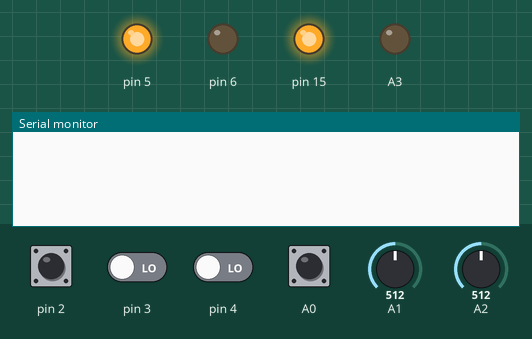
Simulated run of this sketch. Board: Arduino Leonardo, built with avr-gcc and run on an emulated ATmega32U4. Shown: output pins drawn as LEDs (lit = HIGH), the last lines printed to the serial monitor. Inputs (shaded band) come from the test bench; at power-on: A0, pin 2 HIGH, pin 3, pin 4 LOW, A1 = 512, A2 = 512. USB keyboard and mouse output is not drawn.

Above: at 1.2 s.
1.3 s: pin 2 pulled LOW for 0.15 s
At 2.5 s:
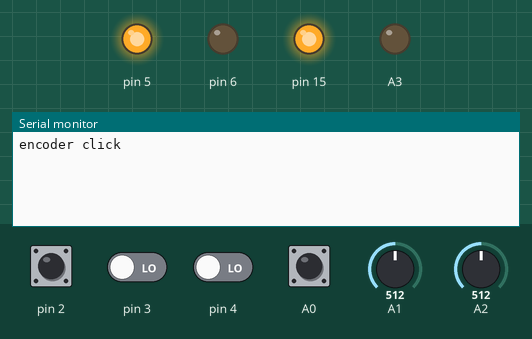
2.9 s: pin 3 driven HIGH
At 3.9 s:
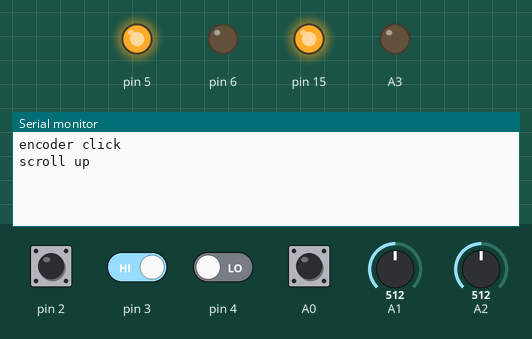
4.4 s: A0 pulled LOW for 0.15 s
At 6.0 s:
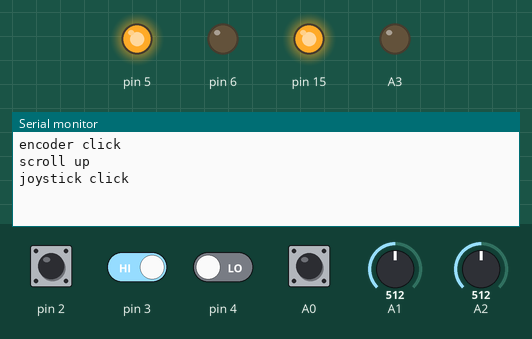

Measured:
- after the input at 1.3 s, the serial monitor: prints a new line at once (image 1)
- after the input at 2.9 s, the serial monitor: prints a new line at once (image 2)
- after the input at 4.4 s, the serial monitor: prints a new line after 0.16 s (image 3)

The sketch:

Space_Mouse.ino
```cpp
#include <Mouse.h>
#include <Keyboard.h>

struct Joystick {
	const uint8_t VCCpin;
	const uint8_t GNDpin;
	const uint8_t Xpin;
	const uint8_t Ypin;
	const uint8_t SWpin;
};

Joystick joy = {15, A3, A2, A1, A0}; // VCC is throwaway, it's connected directly to VCC PIN

const int calibration = 220;	// adjust speed, lower value means faster movement
#define THRESHOLD 5
int yOffset, xOffset;
int yValue, xValue;
bool swState, swStatePrev = HIGH;
bool isPanning = false;

struct Encoder {
	const uint8_t CLK;
	const uint8_t DT;
	const uint8_t SW;
	const uint8_t VCC;
	const uint8_t GND;
};

Encoder enc = {3, 4, 2, 5, 6}; // CLK and SW needs to be on 2 and 3, for attach interrupt

bool currentStateCLK, lastStateCLK;

void encoder_scroll() {
	currentStateCLK = digitalRead(enc.CLK);

	if (currentStateCLK != lastStateCLK  && currentStateCLK == HIGH){
		if (digitalRead(enc.DT) != currentStateCLK) {
			Serial.println("scroll up");
			Mouse.move(0, 0, 1);
		}
		else {
			Serial.println("scroll down");
			Mouse.move(0, 0, -1);
		}
	}

	lastStateCLK = currentStateCLK;
}

void encoder_click() {
	Serial.println("encoder click");
	Mouse.click(MOUSE_MIDDLE);			// double middle click mouse
	Mouse.click(MOUSE_MIDDLE);			// zoom to fit
}

void setup() {
//	Serial.begin(115200);
//	Serial.println();

	// put your setup code here, to run once:
	pinMode(joy.VCCpin, OUTPUT);
	pinMode(joy.GNDpin, OUTPUT);
	digitalWrite(joy.VCCpin, HIGH);
	digitalWrite(joy.GNDpin, LOW);

	pinMode(joy.Xpin, INPUT);
	pinMode(joy.Ypin, INPUT);
	pinMode(joy.SWpin, INPUT_PULLUP);

	pinMode(enc.VCC, OUTPUT);
	pinMode(enc.GND, OUTPUT);
	digitalWrite(enc.VCC, HIGH);
	digitalWrite(enc.GND, LOW);

	pinMode (enc.CLK, INPUT);
	pinMode (enc.DT, INPUT);
	pinMode (enc.SW, INPUT_PULLUP);

	attachInterrupt(digitalPinToInterrupt(enc.CLK), encoder_scroll, CHANGE);
	attachInterrupt(digitalPinToInterrupt(enc.SW), encoder_click, FALLING);

	delay(10);

	yOffset = analogRead(joy.Ypin);		// read center values
	xOffset = analogRead(joy.Xpin);

	Mouse.begin();
	Keyboard.begin();
}

void loop() {
	// put your main code here, to run repeatedly:
	yValue = analogRead(joy.Ypin) - yOffset;
	xValue = analogRead(joy.Xpin) - xOffset;

//	Serial.println(digitalRead(joy.SWpin));
//	Serial.print(xValue);
//	Serial.print(",");
//	Serial.println(yValue);

	swState = digitalRead(joy.SWpin);
	if(swState == HIGH && swStatePrev == LOW) {
		Serial.println("joystick click");
		isPanning = !isPanning;		// toggle panning / orbiting
	}
	swStatePrev = swState;

	if (xValue > THRESHOLD || xValue < -THRESHOLD) {
		if(!isPanning) Keyboard.press(KEY_LEFT_SHIFT);	// orbiting
		Mouse.press(MOUSE_MIDDLE);
		Mouse.move(xValue/calibration, 0, 0);
	}

	if (yValue > THRESHOLD || yValue < -THRESHOLD) {
		if(!isPanning) Keyboard.press(KEY_LEFT_SHIFT);
		Mouse.press(MOUSE_MIDDLE);
		Mouse.move(0, yValue/calibration, 0);
	}

	if (yValue <= THRESHOLD && yValue >= -THRESHOLD &&
		 xValue <= THRESHOLD && xValue >= -THRESHOLD) {
		Keyboard.releaseAll();
		Mouse.release(MOUSE_MIDDLE);
	}

	delay(10);
}
```
